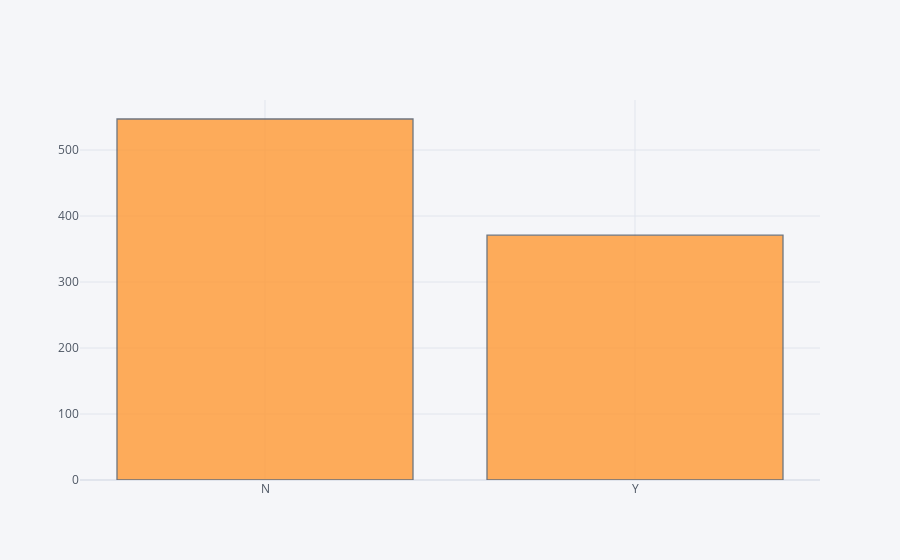

Source (notebook cell):
### Code cell
train_data['ExerciseAngina'].iplot(kind='hist')

### Figure 1 — Plotly figure (JSON) as saved in the notebook; plotly's stock layout.template omitted (floating-point values rounded to 4 significant figures; data arrays with more than 128 entries replaced by an {"elided": "..."} marker saying what was removed)
{"data": [{"histfunc": "count", "histnorm": "", "marker": {"color": "rgba(255, 153, 51, 1.0)", "line": {"color": "#4D5663", "width": 1.3}}, "name": "ExerciseAngina", "opacity": 0.8, "orientation": "v", "type": "histogram", "x": {"elided": "918 str values"}}], "layout": {"barmode": "overlay", "legend": {"bgcolor": "#F5F6F9", "font": {"color": "#4D5663"}}, "paper_bgcolor": "#F5F6F9", "plot_bgcolor": "#F5F6F9", "title": {"font": {"color": "#4D5663"}}, "xaxis": {"gridcolor": "#E1E5ED", "showgrid": true, "tickfont": {"color": "#4D5663"}, "title": {"font": {"color": "#4D5663"}, "text": ""}, "zerolinecolor": "#E1E5ED"}, "yaxis": {"gridcolor": "#E1E5ED", "showgrid": true, "tickfont": {"color": "#4D5663"}, "title": {"font": {"color": "#4D5663"}, "text": ""}, "zerolinecolor": "#E1E5ED"}}}
